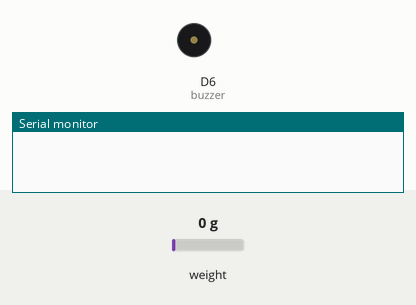
Bench run of a sketch on a simulated ESP8266 (NodeMCU). Parts: buzzer (waves = sounding, pin HIGH), the last lines printed to the serial monitor. Inputs (shaded band) come from the test bench; at power-on: weight on the scale 0 g. WiFi joins after 1.5 s; servers stay silent unless stated.

Above: at 0.1 s.
At 4.0 s:
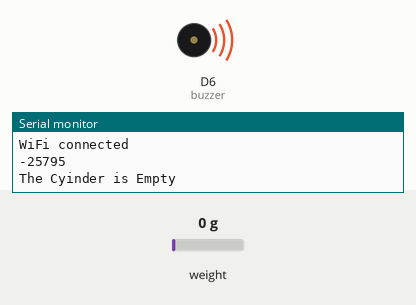
Timing chart, 0 to 7.4 s (numbered marks = the images above):
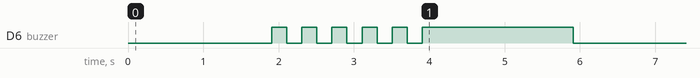

Measured:
- by itself, D6 (buzzer): goes 5 × (HIGH 0.20 s, LOW 0.20 s), HIGH 2.0 s, then LOW

The sketch:

GCMS.ino
```cpp
#include "HX711.h"
#include <ESP8266WiFi.h>
#include <BlynkSimpleEsp8266.h>
#include <Wire.h>
#include <SPI.h>

#define BLYNK_PRINT Serial

char ssid[] = "Agbspot";       // your network SSID (name)
char pass[] = "agbhotspot";  // your network key


HX711 cell(D2, D3); // The two pins connected to the Load Cell and Node MCU

const int buzzer = 12;
char auth[] = "54dc2d949ce8406e9c922927d756b73b";


void setup() {
  Serial.begin(19200);
   Blynk.begin(auth, ssid, pass);

pinMode(buzzer,OUTPUT);


  // Attempt to connect to Wifi network:
  Serial.print("Connecting Wifi: ");
  Serial.println(ssid);
  WiFi.begin(ssid, pass);
  while (WiFi.status() != WL_CONNECTED) {
    Serial.print(".");
    delay(500);
  }
  Serial.println("");
  Serial.println("WiFi connected");


}
long value = 0;
long val = 0;
long tarevalue=100;
float count = 0;
int flag1 = 0;
int flag2 = 0;

void loop() {
    Blynk.run();


  count = count + 1;

  val = cell.read(); // most recent reading
  value = (((val-8395800)/22872.0)*70)-tarevalue;
  Serial.println(value);
   Blynk.virtualWrite(V5,value);
   Blynk.virtualWrite(V6,(value/4));

//CHECKING FOR OVERLOAD
 if( value > 10000)
  {
    Serial.println("OVERLOAD");
    delay(5000);
  }


//CHECKING FOR THRESHOLD VALUE

   if((value < 100)&&(flag1==0))
{

   Blynk.notify("Cylinder Net Weight is below 100gm (25% is remaining), Book a Replacement Soon");
     flag1 = 1;
  for(int i=0;i<5;i++)
  {
  digitalWrite(buzzer, HIGH);
  delay(200);
  digitalWrite(buzzer, LOW);
  delay(200);
  }
    // Blynk.email("atreya29@gmail.com", "Subject: Book Your Cylinder", " Cylinder Net Weight is below 50gm (10% is remaining), Book a Replacement Immediately");

}

//CHECKING FOR EMPTY CYLINDER
 if((value<25)&&(flag2==0))
 {
  Serial.println("The Cyinder is Empty");
  Blynk.notify("Your Cylinder is Empty");

  digitalWrite(buzzer, HIGH);
  delay(2000);
  digitalWrite(buzzer, LOW);
  delay(200);
  flag2=1;
 }


//CHECKING IF WEIGHT INCREASES TO DEFAULT VALUE AFTER CYLINDER REPLACEMENT, AND HENCE RESET THE DEVICE

 if((flag2==1)&&(value>20))
{
  delay(2000);
  if(value>200)
  {
      Serial.println("The Device has been Reset");
      Blynk.notify("The Device has been Reset,Replacement is Done");
      for(int i=0;i<4;i++)
     {
       digitalWrite(buzzer, HIGH);
       delay(100);
       digitalWrite(buzzer, LOW);
       delay(50);
  }

      flag1=0;
      flag2=0;
}
}
}
```
